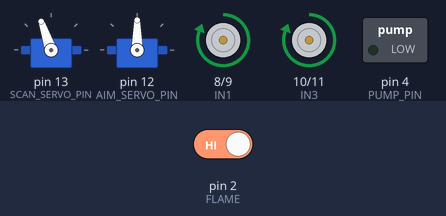
The sketch below on a simulated Arduino Uno, built with avr-gcc and run on an emulated ATmega328P. Shown: 2 × servo, motor-driver pin pairs drawn as motors (green arrow = first pin HIGH = forward, orange = second pin HIGH = backward, longer = more drive), switched loads named in the sketch (green lamp = pin HIGH). The inputs (shaded band) are chosen by the test bench; at power-on: pin 2 (FLAME) HIGH.

Above: at 1.2 s.
1.3 s: pin 2 (FLAME) driven LOW
At 2.8 s:
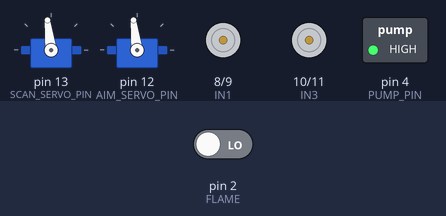
At 34.0 s:
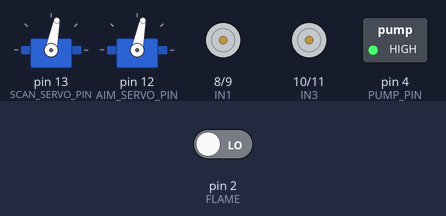
Timing chart, 0 to 34.8 s (numbered marks = the images above; inputs shaded):
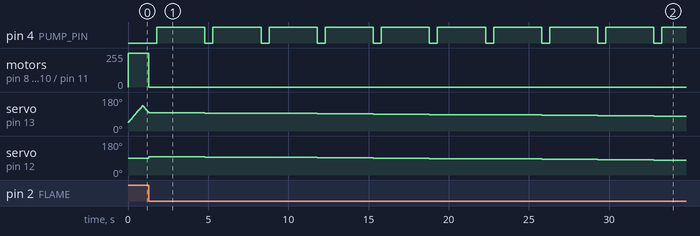

The sketch:

firefighter.ino
```cpp
#include <Servo.h>

Servo scanner;
Servo aimServo;

// --- PINS ---
#define FLAME 2
#define PUMP_PIN 4
#define SCAN_SERVO_PIN 13
#define AIM_SERVO_PIN 12

// Motors (Standard Pins)
int IN1 = 8; int IN2 = 9;
int IN3 = 10; int IN4 = 11;

// --- TIMING & SCANNING VARIABLES ---
int scanAngle = 45;
int scanStep = 2;
unsigned long lastScanMillis = 0;
const int scanSpeed = 20;

unsigned long movementTimer = 0;
bool isMoving = true;

void setup() {
  Serial.begin(9600);

  pinMode(FLAME, INPUT);
  pinMode(PUMP_PIN, OUTPUT);
  digitalWrite(PUMP_PIN, LOW);

  pinMode(IN1, OUTPUT); pinMode(IN2, OUTPUT);
  pinMode(IN3, OUTPUT); pinMode(IN4, OUTPUT);

  scanner.attach(SCAN_SERVO_PIN);
  aimServo.attach(AIM_SERVO_PIN);

  scanner.write(scanAngle);
  aimServo.write(90);

  movementTimer = millis(); // Start the first 5-second timer
}

// --- MOVEMENT ---
void forward() {
  digitalWrite(IN1, HIGH); digitalWrite(IN2, LOW);
  digitalWrite(IN3, HIGH); digitalWrite(IN4, LOW);
}

void stopCar() {
  digitalWrite(IN1, LOW); digitalWrite(IN2, LOW);
  digitalWrite(IN3, LOW); digitalWrite(IN4, LOW);
}

// --- MAIN LOOP ---
void loop() {

  if (millis() - lastScanMillis >= scanSpeed) {
    lastScanMillis = millis();
    scanAngle += scanStep;
    if (scanAngle >= 135 || scanAngle <= 45) {
      scanStep = -scanStep;
    }
    scanner.write(scanAngle);
  }

  // 2. FLAME DETECTION
  if (digitalRead(FLAME) == LOW) {
    stopCar();
    aimServo.write(scanAngle); // Aim nozzle at detected fire
    delay(500);
    digitalWrite(PUMP_PIN, HIGH);
    delay(3000); // Spray for 3 seconds
    digitalWrite(PUMP_PIN, LOW);
    aimServo.write(90);
    movementTimer = millis(); // Reset movement timer after firefighting
  }

  if (millis() - movementTimer >= 5000) {
    isMoving = !isMoving;
    movementTimer = millis();

    if (isMoving) {
      Serial.println("Moving Forward...");
    } else {
      Serial.println("Stopping for 5 seconds...");
    }
  }

  // Execute the current state
  if (isMoving) {
    forward();
  } else {
    stopCar();
  }
}
```

Measured:
- after the input at 1.3 s, pin 4 (PUMP_PIN): alternates HIGH for 3.0 s and LOW for 0.50 s, starting after 0.50 s; servo on pin 12 (AIM_SERVO_PIN): 90° → 97° at once, → 95° 3.5 s later, → 93° 3.5 s later, → 91° 3.5 s later, … (10 changes in this stretch)
